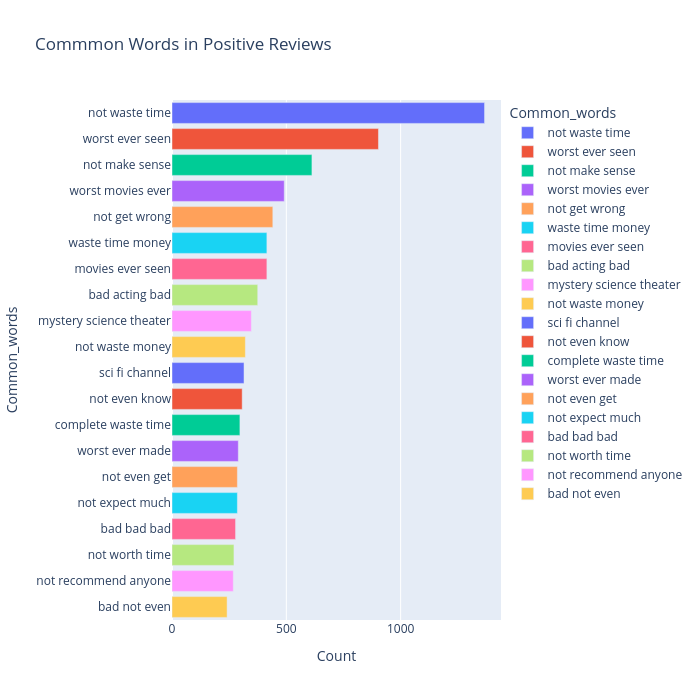

Notebook code cell kept with this figure:
### Code cell
#Trigrams
# Assuming your cleaned data is in the 'Reviews' column
#Bigrams - Two words
from sklearn.feature_extraction.text import CountVectorizer
most_common_uni = get_top_text_ngrams(df['Reviews'][df['Ratings']<=4], 20, 3)

most_common_uni = dict(most_common_uni)
temp = pd.DataFrame(columns=["Common_words", 'Count'])
temp["Common_words"] = list(most_common_uni.keys())
temp["Count"] = list(most_common_uni.values())

fig = px.bar(
    temp, 
    x="Count", 
    y="Common_words", 
    title='Commmon Words in Positive Reviews', 
    orientation='h', 
    width=700, 
    height=700, 
    color='Common_words'
)
fig.show()

### Figure 1 — Plotly figure (JSON) as saved in the notebook; plotly's stock layout.template omitted (floating-point values rounded to 4 significant figures)
{"data": [{"alignmentgroup": "True", "hovertemplate": "Common_words=%{y}<br>Count=%{x}<extra></extra>", "legendgroup": "not waste time", "marker": {"color": "#636efa", "pattern": {"shape": ""}}, "name": "not waste time", "offsetgroup": "not waste time", "orientation": "h", "showlegend": true, "textposition": "auto", "type": "bar", "x": [1367], "xaxis": "x", "y": ["not waste time"], "yaxis": "y"}, {"alignmentgroup": "True", "hovertemplate": "Common_words=%{y}<br>Count=%{x}<extra></extra>", "legendgroup": "worst ever seen", "marker": {"color": "#EF553B", "pattern": {"shape": ""}}, "name": "worst ever seen", "offsetgroup": "worst ever seen", "orientation": "h", "showlegend": true, "textposition": "auto", "type": "bar", "x": [903], "xaxis": "x", "y": ["worst ever seen"], "yaxis": "y"}, {"alignmentgroup": "True", "hovertemplate": "Common_words=%{y}<br>Count=%{x}<extra></extra>", "legendgroup": "not make sense", "marker": {"color": "#00cc96", "pattern": {"shape": ""}}, "name": "not make sense", "offsetgroup": "not make sense", "orientation": "h", "showlegend": true, "textposition": "auto", "type": "bar", "x": [612], "xaxis": "x", "y": ["not make sense"], "yaxis": "y"}, {"alignmentgroup": "True", "hovertemplate": "Common_words=%{y}<br>Count=%{x}<extra></extra>", "legendgroup": "worst movies ever", "marker": {"color": "#ab63fa", "pattern": {"shape": ""}}, "name": "worst movies ever", "offsetgroup": "worst movies ever", "orientation": "h", "showlegend": true, "textposition": "auto", "type": "bar", "x": [491], "xaxis": "x", "y": ["worst movies ever"], "yaxis": "y"}, {"alignmentgroup": "True", "hovertemplate": "Common_words=%{y}<br>Count=%{x}<extra></extra>", "legendgroup": "not get wrong", "marker": {"color": "#FFA15A", "pattern": {"shape": ""}}, "name": "not get wrong", "offsetgroup": "not get wrong", "orientation": "h", "showlegend": true, "textposition": "auto", "type": "bar", "x": [441], "xaxis": "x", "y": ["not get wrong"], "yaxis": "y"}, {"alignmentgroup": "True", "hovertemplate": "Common_words=%{y}<br>Count=%{x}<extra></extra>", "legendgroup": "waste time money", "marker": {"color": "#19d3f3", "pattern": {"shape": ""}}, "name": "waste time money", "offsetgroup": "waste time money", "orientation": "h", "showlegend": true, "textposition": "auto", "type": "bar", "x": [415], "xaxis": "x", "y": ["waste time money"], "yaxis": "y"}, {"alignmentgroup": "True", "hovertemplate": "Common_words=%{y}<br>Count=%{x}<extra></extra>", "legendgroup": "movies ever seen", "marker": {"color": "#FF6692", "pattern": {"shape": ""}}, "name": "movies ever seen", "offsetgroup": "movies ever seen", "orientation": "h", "showlegend": true, "textposition": "auto", "type": "bar", "x": [415], "xaxis": "x", "y": ["movies ever seen"], "yaxis": "y"}, {"alignmentgroup": "True", "hovertemplate": "Common_words=%{y}<br>Count=%{x}<extra></extra>", "legendgroup": "bad acting bad", "marker": {"color": "#B6E880", "pattern": {"shape": ""}}, "name": "bad acting bad", "offsetgroup": "bad acting bad", "orientation": "h", "showlegend": true, "textposition": "auto", "type": "bar", "x": [375], "xaxis": "x", "y": ["bad acting bad"], "yaxis": "y"}, {"alignmentgroup": "True", "hovertemplate": "Common_words=%{y}<br>Count=%{x}<extra></extra>", "legendgroup": "mystery science theater", "marker": {"color": "#FF97FF", "pattern": {"shape": ""}}, "name": "mystery science theater", "offsetgroup": "mystery science theater", "orientation": "h", "showlegend": true, "textposition": "auto", "type": "bar", "x": [347], "xaxis": "x", "y": ["mystery science theater"], "yaxis": "y"}, {"alignmentgroup": "True", "hovertemplate": "Common_words=%{y}<br>Count=%{x}<extra></extra>", "legendgroup": "not waste money", "marker": {"color": "#FECB52", "pattern": {"shape": ""}}, "name": "not waste money", "offsetgroup": "not waste money", "orientation": "h", "showlegend": true, "textposition": "auto", "type": "bar", "x": [321], "xaxis": "x", "y": ["not waste money"], "yaxis": "y"}, {"alignmentgroup": "True", "hovertemplate": "Common_words=%{y}<br>Count=%{x}<extra></extra>", "legendgroup": "sci fi channel", "marker": {"color": "#636efa", "pattern": {"shape": ""}}, "name": "sci fi channel", "offsetgroup": "sci fi channel", "orientation": "h", "showlegend": true, "textposition": "auto", "type": "bar", "x": [315], "xaxis": "x", "y": ["sci fi channel"], "yaxis": "y"}, {"alignmentgroup": "True", "hovertemplate": "Common_words=%{y}<br>Count=%{x}<extra></extra>", "legendgroup": "not even know", "marker": {"color": "#EF553B", "pattern": {"shape": ""}}, "name": "not even know", "offsetgroup": "not even know", "orientation": "h", "showlegend": true, "textposition": "auto", "type": "bar", "x": [307], "xaxis": "x", "y": ["not even know"], "yaxis": "y"}, {"alignmentgroup": "True", "hovertemplate": "Common_words=%{y}<br>Count=%{x}<extra></extra>", "legendgroup": "complete waste time", "marker": {"color": "#00cc96", "pattern": {"shape": ""}}, "name": "complete waste time", "offsetgroup": "complete waste time", "orientation": "h", "showlegend": true, "textposition": "auto", "type": "bar", "x": [297], "xaxis": "x", "y": ["complete waste time"], "yaxis": "y"}, {"alignmentgroup": "True", "hovertemplate": "Common_words=%{y}<br>Count=%{x}<extra></extra>", "legendgroup": "worst ever made", "marker": {"color": "#ab63fa", "pattern": {"shape": ""}}, "name": "worst ever made", "offsetgroup": "worst ever made", "orientation": "h", "showlegend": true, "textposition": "auto", "type": "bar", "x": [290], "xaxis": "x", "y": ["worst ever made"], "yaxis": "y"}, {"alignmentgroup": "True", "hovertemplate": "Common_words=%{y}<br>Count=%{x}<extra></extra>", "legendgroup": "not even get", "marker": {"color": "#FFA15A", "pattern": {"shape": ""}}, "name": "not even get", "offsetgroup": "not even get", "orientation": "h", "showlegend": true, "textposition": "auto", "type": "bar", "x": [286], "xaxis": "x", "y": ["not even get"], "yaxis": "y"}, {"alignmentgroup": "True", "hovertemplate": "Common_words=%{y}<br>Count=%{x}<extra></extra>", "legendgroup": "not expect much", "marker": {"color": "#19d3f3", "pattern": {"shape": ""}}, "name": "not expect much", "offsetgroup": "not expect much", "orientation": "h", "showlegend": true, "textposition": "auto", "type": "bar", "x": [286], "xaxis": "x", "y": ["not expect much"], "yaxis": "y"}, {"alignmentgroup": "True", "hovertemplate": "Common_words=%{y}<br>Count=%{x}<extra></extra>", "legendgroup": "bad bad bad", "marker": {"color": "#FF6692", "pattern": {"shape": ""}}, "name": "bad bad bad", "offsetgroup": "bad bad bad", "orientation": "h", "showlegend": true, "textposition": "auto", "type": "bar", "x": [278], "xaxis": "x", "y": ["bad bad bad"], "yaxis": "y"}, {"alignmentgroup": "True", "hovertemplate": "Common_words=%{y}<br>Count=%{x}<extra></extra>", "legendgroup": "not worth time", "marker": {"color": "#B6E880", "pattern": {"shape": ""}}, "name": "not worth time", "offsetgroup": "not worth time", "orientation": "h", "showlegend": true, "textposition": "auto", "type": "bar", "x": [271], "xaxis": "x", "y": ["not worth time"], "yaxis": "y"}, {"alignmentgroup": "True", "hovertemplate": "Common_words=%{y}<br>Count=%{x}<extra></extra>", "legendgroup": "not recommend anyone", "marker": {"color": "#FF97FF", "pattern": {"shape": ""}}, "name": "not recommend anyone", "offsetgroup": "not recommend anyone", "orientation": "h", "showlegend": true, "textposition": "auto", "type": "bar", "x": [268], "xaxis": "x", "y": ["not recommend anyone"], "yaxis": "y"}, {"alignmentgroup": "True", "hovertemplate": "Common_words=%{y}<br>Count=%{x}<extra></extra>", "legendgroup": "bad not even", "marker": {"color": "#FECB52", "pattern": {"shape": ""}}, "name": "bad not even", "offsetgroup": "bad not even", "orientation": "h", "showlegend": true, "textposition": "auto", "type": "bar", "x": [241], "xaxis": "x", "y": ["bad not even"], "yaxis": "y"}], "layout": {"barmode": "relative", "height": 700, "legend": {"title": {"text": "Common_words"}, "tracegroupgap": 0}, "title": {"text": "Commmon Words in Positive Reviews"}, "width": 700, "xaxis": {"anchor": "y", "domain": [0, 1], "title": {"text": "Count"}}, "yaxis": {"anchor": "x", "categoryarray": ["bad not even", "not recommend anyone", "not worth time", "bad bad bad", "not expect much", "not even get", "worst ever made", "complete waste time", "not even know", "sci fi channel", "not waste money", "mystery science theater", "bad acting bad", "movies ever seen", "waste time money", "not get wrong", "worst movies ever", "not make sense", "worst ever seen", "not waste time"], "categoryorder": "array", "domain": [0, 1], "title": {"text": "Common_words"}}}}
